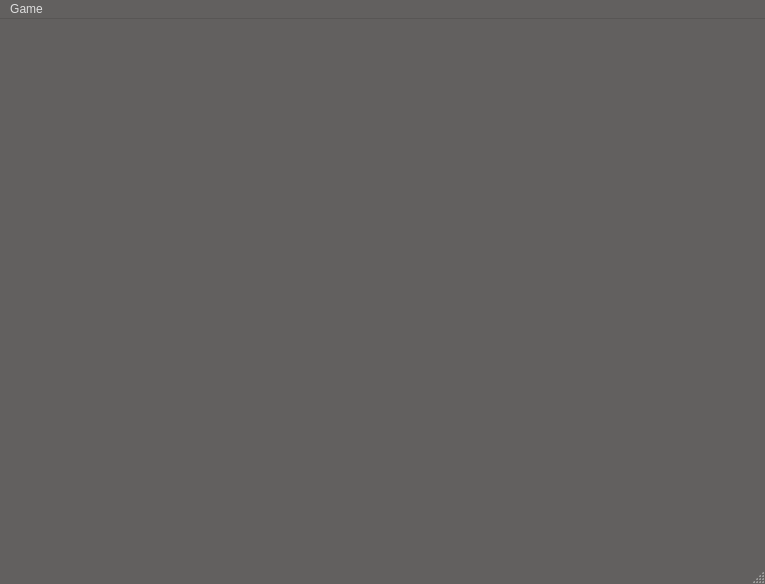
<?xml version="1.0" encoding="UTF-8"?>
<ui version="4.0">
 <class>MainWindow</class>
 <widget class="QMainWindow" name="MainWindow">
  <property name="geometry">
   <rect>
    <x>0</x>
    <y>0</y>
    <width>765</width>
    <height>584</height>
   </rect>
  </property>
  <property name="minimumSize">
   <size>
    <width>765</width>
    <height>584</height>
   </size>
  </property>
  <property name="palette">
   <palette>
    <active>
     <colorrole role="Base">
      <brush brushstyle="SolidPattern">
       <color alpha="255">
        <red>40</red>
        <green>40</green>
        <blue>40</blue>
       </color>
      </brush>
     </colorrole>
     <colorrole role="Window">
      <brush brushstyle="SolidPattern">
       <color alpha="255">
        <red>98</red>
        <green>96</green>
        <blue>95</blue>
       </color>
      </brush>
     </colorrole>
    </active>
    <inactive>
     <colorrole role="Base">
      <brush brushstyle="SolidPattern">
       <color alpha="255">
        <red>40</red>
        <green>40</green>
        <blue>40</blue>
       </color>
      </brush>
     </colorrole>
     <colorrole role="Window">
      <brush brushstyle="SolidPattern">
       <color alpha="255">
        <red>98</red>
        <green>96</green>
        <blue>95</blue>
       </color>
      </brush>
     </colorrole>
    </inactive>
    <disabled>
     <colorrole role="Base">
      <brush brushstyle="SolidPattern">
       <color alpha="255">
        <red>98</red>
        <green>96</green>
        <blue>95</blue>
       </color>
      </brush>
     </colorrole>
     <colorrole role="Window">
      <brush brushstyle="SolidPattern">
       <color alpha="255">
        <red>98</red>
        <green>96</green>
        <blue>95</blue>
       </color>
      </brush>
     </colorrole>
    </disabled>
   </palette>
  </property>
  <property name="windowTitle">
   <string>WebCamCap PONG</string>
  </property>
  <property name="autoFillBackground">
   <bool>false</bool>
  </property>
  <property name="dockOptions">
   <set>QMainWindow::AllowTabbedDocks|QMainWindow::AnimatedDocks</set>
  </property>
  <widget class="QWidget" name="centralWidget">
   <widget class="QGameBoard" name="widget" native="true">
    <property name="geometry">
     <rect>
      <x>10</x>
      <y>20</y>
      <width>681</width>
      <height>341</height>
     </rect>
    </property>
   </widget>
  </widget>
  <widget class="QMenuBar" name="menuBar">
   <property name="geometry">
    <rect>
     <x>0</x>
     <y>0</y>
     <width>765</width>
     <height>20</height>
    </rect>
   </property>
   <property name="palette">
    <palette>
     <active>
      <colorrole role="Text">
       <brush brushstyle="SolidPattern">
        <color alpha="255">
         <red>208</red>
         <green>208</green>
         <blue>208</blue>
        </color>
       </brush>
      </colorrole>
      <colorrole role="ButtonText">
       <brush brushstyle="SolidPattern">
        <color alpha="255">
         <red>222</red>
         <green>222</green>
         <blue>222</blue>
        </color>
       </brush>
      </colorrole>
     </active>
     <inactive>
      <colorrole role="Text">
       <brush brushstyle="SolidPattern">
        <color alpha="255">
         <red>208</red>
         <green>208</green>
         <blue>208</blue>
        </color>
       </brush>
      </colorrole>
      <colorrole role="ButtonText">
       <brush brushstyle="SolidPattern">
        <color alpha="255">
         <red>222</red>
         <green>222</green>
         <blue>222</blue>
        </color>
       </brush>
      </colorrole>
     </inactive>
     <disabled>
      <colorrole role="Text">
       <brush brushstyle="SolidPattern">
        <color alpha="255">
         <red>190</red>
         <green>190</green>
         <blue>190</blue>
        </color>
       </brush>
      </colorrole>
      <colorrole role="ButtonText">
       <brush brushstyle="SolidPattern">
        <color alpha="255">
         <red>190</red>
         <green>190</green>
         <blue>190</blue>
        </color>
       </brush>
      </colorrole>
     </disabled>
    </palette>
   </property>
   <widget class="QMenu" name="menuGame">
    <property name="title">
     <string>Game</string>
    </property>
    <addaction name="actionConnect"/>
    <addaction name="actionRestart"/>
   </widget>
   <addaction name="menuGame"/>
  </widget>
  <widget class="QStatusBar" name="statusBar"/>
  <action name="actionConnect">
   <property name="checkable">
    <bool>true</bool>
   </property>
   <property name="text">
    <string>Connect</string>
   </property>
  </action>
  <action name="actionRestart">
   <property name="text">
    <string>Restart</string>
   </property>
  </action>
 </widget>
 <layoutdefault spacing="6" margin="11"/>
 <customwidgets>
  <customwidget>
   <class>QGameBoard</class>
   <extends>QWidget</extends>
   <header location="global">gui/qgameboard.h</header>
   <container>1</container>
  </customwidget>
 </customwidgets>
 <resources/>
 <connections/>
</ui>
